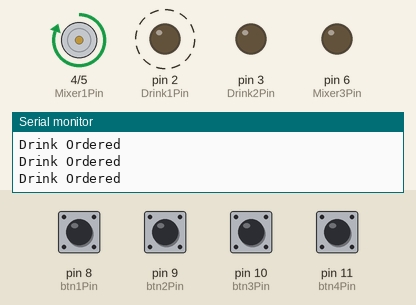
This sketch was run on a simulated Arduino Uno, built with avr-gcc and run on an emulated ATmega328P. On the bench: motor-driver pin pairs drawn as motors (green arrow = first pin HIGH = forward, orange = second pin HIGH = backward, longer = more drive), output pins drawn as LEDs (lit = HIGH), the last lines printed to the serial monitor. Dashed ring = blinking. The inputs (shaded band) are chosen by the test bench; at power-on: pin 8 (btn1Pin), pin 9 (btn2Pin), pin 10 (btn3Pin), pin 11 (btn4Pin) LOW.

Above: at 4.8 s.
4.9 s: pin 9 (btn2Pin) pulled HIGH for 2.35 s
At 7.3 s:
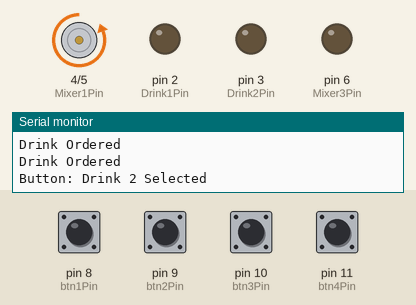
9.5 s: pin 10 (btn3Pin) pulled HIGH for 2.35 s
At 12.7 s:
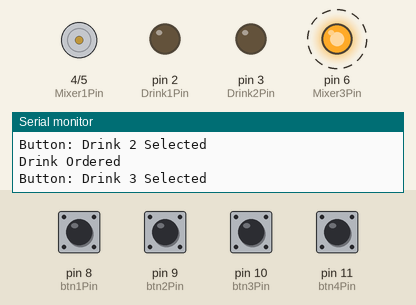
13.5 s: pin 11 (btn4Pin) pulled HIGH for 2.35 s
At 13.8 s:
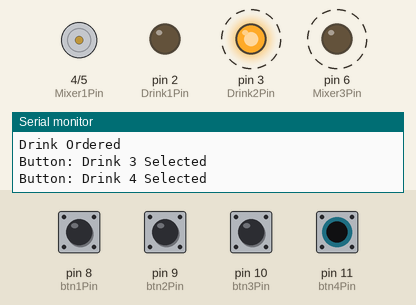
Timing chart, 0 to 23.5 s (numbered marks = the images above; inputs shaded):
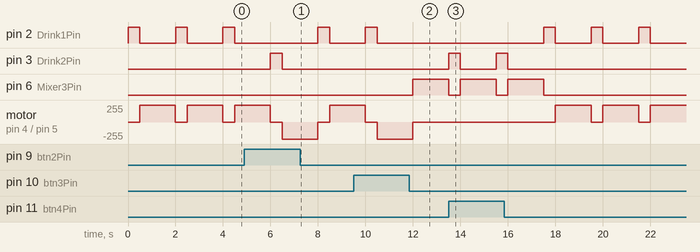

Measured:
- after the input at 4.9 s, pin 3 (Drink2Pin): LOW → HIGH after 1.1 s, → LOW 0.50 s later
- after the input at 9.5 s, pin 2 (Drink1Pin): goes on until 10.5 s, then stays LOW; pin 6 (Mixer3Pin): LOW → HIGH after 2.5 s
- after the input at 13.5 s, pin 3 (Drink2Pin): alternates HIGH for 0.50 s and LOW for 1.5 s, 4 changes in all, then stays LOW, starting at once
- by itself, pin 2 (Drink1Pin): alternates HIGH for 0.50 s and LOW for 1.5 s

The sketch:

BartenderFinal.ino
```cpp
#include <SoftwareSerial.h>
#include <Arduino.h>
// select the input pin for the potentiometer
// select the pin for the LED
// variable to store the value coming from the sensor

#define rxPin 0
#define txPin 1

int btn1 = 0, btn2 = 0, btn3 = 0, btn4 = 0;int rxd = 1;


int btn1Pin = 8;
int btn2Pin = 9;
int btn3Pin = 10;
int btn4Pin = 11;

int Drink1Pin = 2;
int Drink2Pin = 3;
int Mixer1Pin = 4;
int Mixer2Pin = 5;
int Mixer3Pin = 6;

//Set up a new serial object
//SoftwareSerial bluetoothSerial = SoftwareSerial( rxPin,txPin);

class DrinkProfile{
  public:
    int Mixer1;
    int Mixer2;
    int Mixer3;
    int Drink1;
    int Drink2;
    void MakeDrink();
};

void DrinkProfile::MakeDrink() {
  if( Drink1 == 1) {
    digitalWrite( Drink1Pin, HIGH);
    delay(500);
    digitalWrite(Drink1Pin, LOW);
  }
  if( Drink2 == 1) {
    digitalWrite( Drink2Pin, HIGH);
    delay(500);
    digitalWrite(Drink2Pin, LOW);
  }
  if( Mixer1 == 1 ) {
    digitalWrite( Mixer1Pin, HIGH);
    delay(1500);
    digitalWrite( Mixer1Pin, LOW);
  }
  if( Mixer2 == 1 ) {
    digitalWrite( Mixer2Pin, HIGH);
    delay(1500);
    digitalWrite( Mixer2Pin, LOW);
  }
  if( Mixer3 == 1 ) {
    digitalWrite( Mixer3Pin, HIGH);
    delay(1500);
    digitalWrite( Mixer3Pin, LOW);
  }
}

DrinkProfile A, B, C, D;

void setup() {
  A.Drink1 = 1;
  A.Mixer1 = 1;
  B.Drink2 = 1;
  B.Mixer2 = 1;
  C.Drink1 = 1;
  C.Mixer2 = 1;
  C.Mixer3 = 1;
  D.Drink2 = 1;
  D.Mixer3 = 1;
  pinMode(Drink1Pin, OUTPUT);
  pinMode(Drink2Pin, OUTPUT);
  pinMode(Mixer1Pin, OUTPUT);
  pinMode(Mixer2Pin, OUTPUT);
  pinMode(Mixer3Pin, OUTPUT);
  pinMode(btn1Pin, INPUT);
  pinMode(btn2Pin, INPUT);
  pinMode(btn3Pin, INPUT);
  pinMode(btn4Pin, INPUT);

  //Define pin modes for tx,rx
  pinMode(rxPin,INPUT);
  pinMode(txPin,OUTPUT);
  //Set the Baud rate for the serial port
  Serial.begin(38400);

}


void loop() {

  btn1 = digitalRead( btn1Pin );
  btn2 = digitalRead( btn2Pin );
  btn3 = digitalRead( btn3Pin );
  btn4 = digitalRead( btn4Pin );
  rxd = digitalRead(rxPin);


  if( btn1 == 1 ){
    //selection = A;
    Serial.println("Button: Drink 1 Selected");
    A.MakeDrink();
  }
  else if( btn2 == 1 ){
    //selection = B;
    Serial.println("Button: Drink 2 Selected");
    B.MakeDrink();
  }
  else if( btn3 == 1 ){
    //selection = C;
    Serial.println("Button: Drink 3 Selected");
    C.MakeDrink();
  }
  else if( btn4 == 1 ){
    //selection = D;
    Serial.println("Button: Drink 4 Selected");
    D.MakeDrink();
  }
  else if( rxd == 0){
    //selection = A;
    Serial.println("Drink Ordered");
    A.MakeDrink();

  }


}
```
